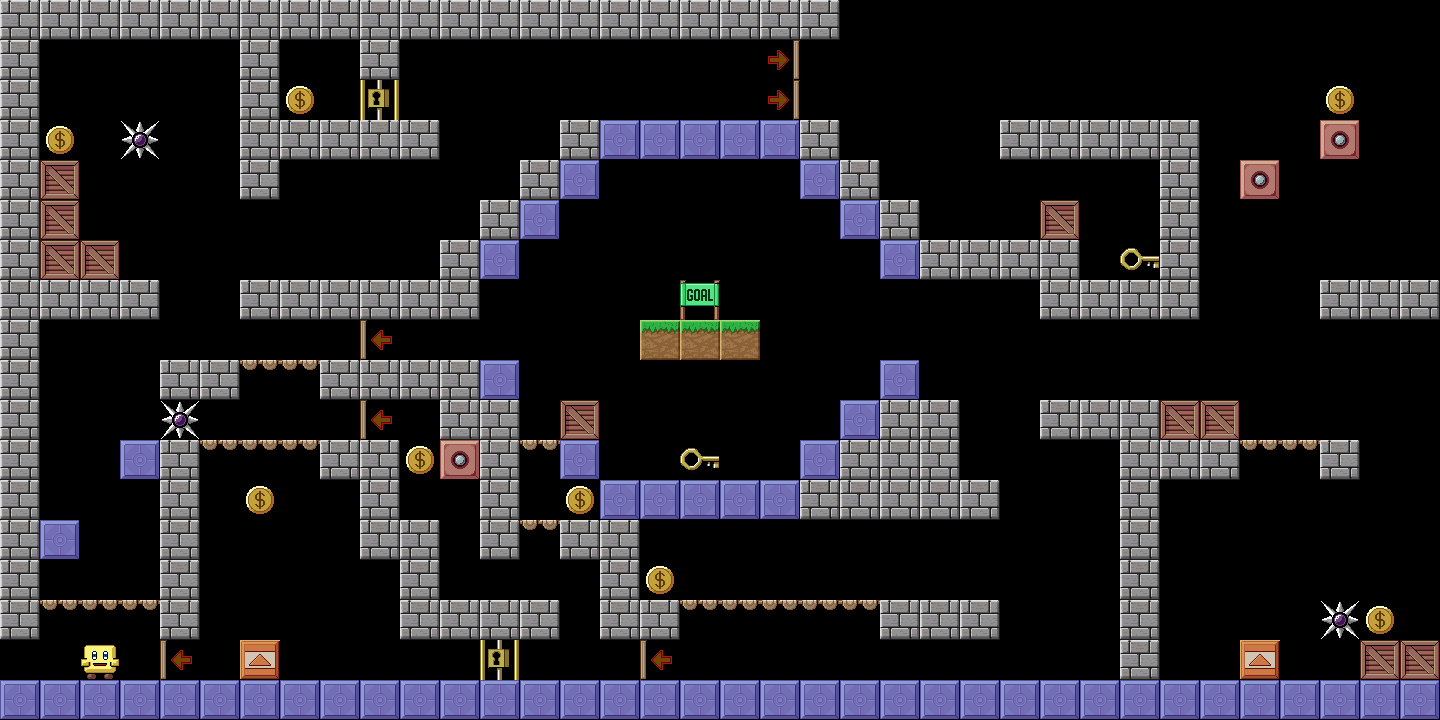

This game map was drawn from its Tiled (.tmx) file and the tilesets committed beside it. A one-line description and the full map source follow:
An orthogonal 36x18 tile map with 40x40 px tiles, 1 tile layer (Level20).

<map version="1.1" tiledversion="2018.09.12" orientation="orthogonal" renderorder="right-down" width="36" height="18" tilewidth="40" tileheight="40" infinite="0" nextlayerid="43" nextobjectid="1">
 <tileset firstgid="1" source="TileSetLevels.tsx" />
 <layer id="42" name="Level20" width="36" height="18">
  <data encoding="csv">
15,15,15,15,15,15,15,15,15,15,15,15,15,15,15,15,15,15,15,15,15,0,0,0,0,0,0,0,0,0,0,0,0,0,0,0,
15,0,0,0,0,0,15,0,0,15,0,0,0,0,0,0,0,0,0,20,0,0,0,0,0,0,0,0,0,0,0,0,0,0,0,0,
15,0,0,0,0,0,15,4,0,10,0,0,0,0,0,0,0,0,0,20,0,0,0,0,0,0,0,0,0,0,0,0,0,4,0,0,
15,4,0,5,0,0,15,15,15,15,15,0,0,0,15,16,16,16,16,16,15,0,0,0,0,15,15,15,15,15,0,0,0,9,0,0,
15,17,0,0,0,0,15,0,0,0,0,0,0,15,16,0,0,0,0,0,16,15,0,0,0,0,0,0,0,15,0,9,0,0,0,0,
15,17,0,0,0,0,0,0,0,0,0,0,15,16,0,0,0,0,0,0,0,16,15,0,0,0,17,0,0,15,0,0,0,0,0,0,
15,17,17,0,0,0,0,0,0,0,0,15,16,0,0,0,0,0,0,0,0,0,16,15,15,15,15,0,6,15,0,0,0,0,0,0,
15,15,15,15,0,0,15,15,15,15,15,15,0,0,0,0,0,3,0,0,0,0,0,0,0,0,15,15,15,15,0,0,0,15,15,15,
15,0,0,0,0,0,0,0,0,19,0,0,0,0,0,0,14,14,14,0,0,0,0,0,0,0,0,0,0,0,0,0,0,0,0,0,
15,0,0,0,15,15,18,18,15,15,15,15,16,0,0,0,0,0,0,0,0,0,16,0,0,0,0,0,0,0,0,0,0,0,0,0,
15,0,0,0,5,0,0,0,0,19,0,15,15,0,17,0,0,0,0,0,0,16,15,15,0,0,15,15,15,17,17,0,0,0,0,0,
15,0,0,16,15,18,18,18,15,15,4,9,15,18,16,0,0,6,0,0,16,15,15,15,0,0,0,0,15,15,15,18,18,15,0,0,
15,0,0,0,15,0,4,0,0,15,0,0,15,0,4,16,16,16,16,16,15,15,15,15,15,0,0,0,15,0,0,0,0,0,0,0,
15,16,0,0,15,0,0,0,0,15,15,0,15,18,15,15,0,0,0,0,0,0,0,0,0,0,0,0,15,0,0,0,0,0,0,0,
15,0,0,0,15,0,0,0,0,0,15,0,0,0,0,15,4,0,0,0,0,0,0,0,0,0,0,0,15,0,0,0,0,0,0,0,
15,18,18,18,15,0,0,0,0,0,15,15,15,15,0,15,15,18,18,18,18,18,15,15,15,0,0,0,15,0,0,0,0,5,4,0,
0,0,2,0,19,0,8,0,0,0,0,0,10,0,0,0,19,0,0,0,0,0,0,0,0,0,0,0,15,0,0,8,0,0,17,17,
16,16,16,16,16,16,16,16,16,16,16,16,16,16,16,16,16,16,16,16,16,16,16,16,16,16,16,16,16,16,16,16,16,16,16,16
</data>
 </layer>
</map>
